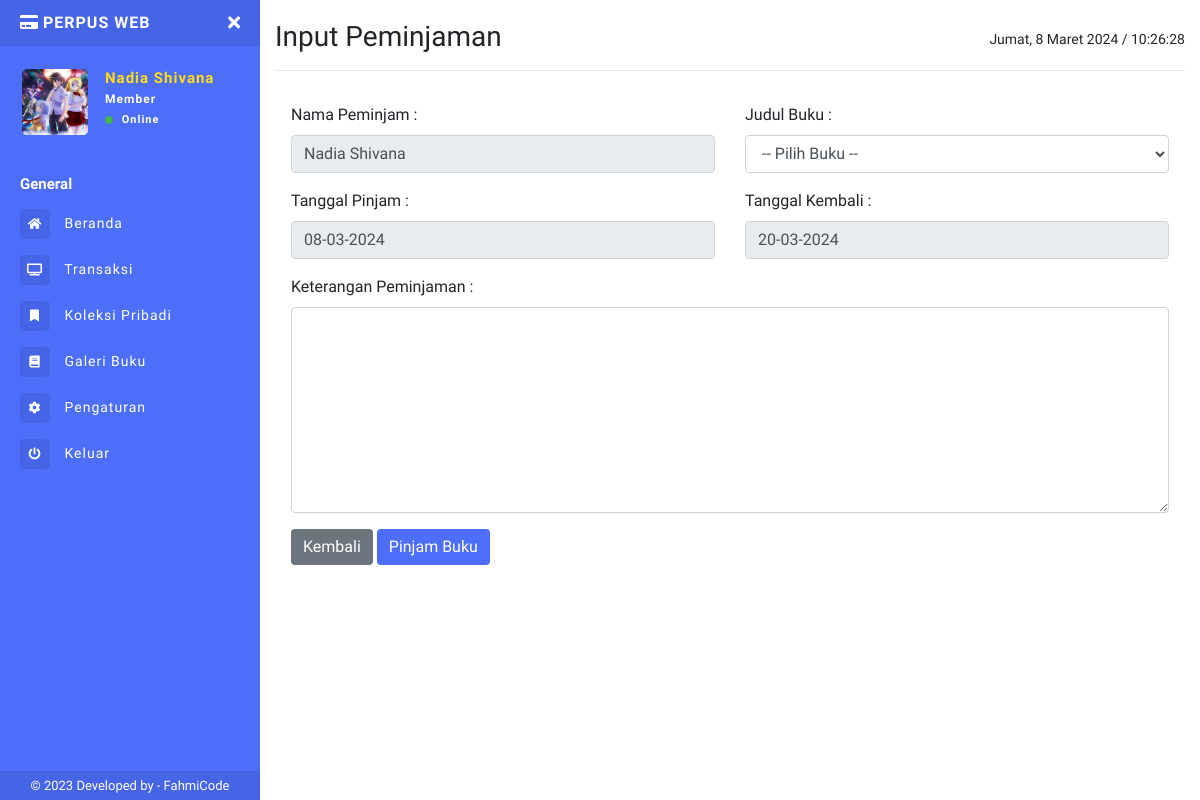
Screenshot of /user/transaksi-peminjaman.php (signed in) with the database file from the repository.
### tables this page shows
CREATE TABLE `tb_anggota` (
  `id_anggota` char(11) NOT NULL,
  `nisn` varchar(16) NOT NULL,
  `nama` varchar(50) NOT NULL,
  `kelas` varchar(25) NOT NULL,
  `username` varchar(45) NOT NULL,
  `password` varchar(45) NOT NULL,
  `foto` varchar(50) NOT NULL,
  `created_at` timestamp NULL DEFAULT current_timestamp(),
  `updated_at` varchar(40) DEFAULT NULL,
  `status` tinyint(4) NOT NULL
);

### user/transaksi-peminjaman.php (the view, shortened to what this page needs)
<?php
include "sidebar.php";
$pinjam            = date("d-m-Y");
$maxpinjam        = mktime(0, 0, 0, date("n"), date("j") + 12, date("Y"));
$kembali        = date("d-m-Y", $maxpinjam);
?>
<h1 class="h3 mb-0">
  Input Peminjaman
  <div class="float-right">
    <p id="date_time" style="font-size: 14px; margin-top:11px"></p>
  </div>
</h1>
<hr>
<div class="modal-content border-0">
  <form method="POST" enctype="multipart/form-data" action="">
    <div class="modal-body">
      <div class="row">
        <div class="form-group col-6">
          <label class="samll">Nama Peminjam :</label>
          <input type="text" name="nama" value="<?= $d['nama']; ?>" class="form-control" readonly>
        </div>
        <?php if (!isset($_GET['kd_buku'])) { ?>
          <div class="form-group col-6">
            <label class="samll">Judul Buku :</label>
            <select name="buku" class="form-control" required>
              <option value="">-- Pilih Buku --</option>
            </select>
          </div>
        <?php } ?>
        <div class="form-group col-6">
          <label class="samll">Tanggal Pinjam :</label>
          <input type="text" name="tgl_pinjam" value="<?= $pinjam; ?>" class="form-control" readonly>
        </div>
        <div class="form-group col-6">
          <label class="samll">Tanggal Kembali :</label>
          <input type="text" name="tgl_kembali" value="<?= $kembali; ?>" class="form-control" readonly>
        </div>
      </div>
      <div class="form-group">
        <label class="samll">Keterangan Peminjaman :</label>
        <textarea name="ket" id="" class="form-control" cols="20" rows="8">
       </textarea>
      </div>
      <div class="text-left mt-2">
        <button type="button" class="btn btn-secondary text-left" onclick="history.back(-1)">Kembali</button>
        <button type="submit" name="pinjam" class="btn btn-primary">Pinjam Buku</button>
      </div>
    </div>
  </form>
</div>
<?php include "footer.php" ?>

### user/sidebar.php (shortened to what this page needs)
<?php
include '../connection/koneksi.php';
$query = "SELECT * FROM tb_anggota WHERE id_anggota = '" .  $_COOKIE['id'] . "'";
$run = mysqli_query($conn, $query);
$d = mysqli_fetch_array($run);
?>
<!DOCTYPE html>
<html>
<head>
  <link rel="stylesheet" href="https://maxcdn.bootstrapcdn.com/bootstrap/4.0.0/css/bootstrap.min.css">
  <link href="../assets/css/style.css" rel="stylesheet">
  <link href="https://use.fontawesome.com/releases/v5.0.6/css/all.css" rel="stylesheet">
  <link href="../assets/vendor/datatables/dataTables.bootstrap4.min.css" rel="stylesheet">
  <link href="../assets/vendor/datatables/responsive.bootstrap4.min.css" rel="stylesheet">
</head>
<body>
  <div class="page-wrapper chiller-theme toggled">
    <nav id="sidebar" class="sidebar-wrapper">
      <div class="sidebar-content">
        <div class="sidebar-brand">
          <a href="./"><i class="fa fa-credit-card mr-1 text-uppercase"></i>Perpus web</a>
          <div id="close-sidebar">
            <i class="fas fa-times"></i>
          </div>
        </div>
        <div class="sidebar-header">
          <div class="user-pic" style="height:70px;width:70px;">
            <img class="img-responsive img-rounded" src="../uploads/profil/<?= $d['foto']; ?>" alt="User picture">
          </div>
          <div class="user-info">
            <span class="user-name"><?= $d['nama']; ?></span>
            <span class="user-role"><?= "Member" ?></span>
            <span class="user-status">
              <i class="fa fa-circle"></i>
              <span>Online</span>
            </span>
          </div>
        </div>
        <div class="sidebar-menu">
          <ul>
            <li class="header-menu">
              <span>General</span>
            </li>
            <li>
              <a href="index.php">
                <i class="fas fa-home"></i>
                <span>Beranda</span>
              </a>
            </li>
            <li>
              <a href="transaksi-peminjaman.php">
                <i class="fa fa-tv"></i>
                <span>Transaksi</span>
              </a>
            </li>
            <li>
              <a href="data-koleksi.php">
                <i class="fa fa-fw fa-bookmark"></i>
                <span>Koleksi Pribadi</span>
              </a>
            </li>
            <li>
            <li>
              <a href="galeri-buku.php">
                <i class="fa fa-book"></i>
                <span>Galeri Buku</span>
              </a>
            </li>
            <li>
              <a href="pengaturan.php">
                <i class="fa fa-cog"></i>
                <span>Pengaturan</span>
              </a>
            </li>
            <li>
              <a href="#Exit" data-toggle="modal">
                <i class="fa fa-power-off"></i>
                <span>Keluar</span>
              </a>
            </li>
          </ul>
        </div>
      </div>
      <div class="sidebar-footer">
        © 2023 Developed by - <a target="_blank" rel="noopener noreferrer" href="https://fahmi965.000webhostapp.com/Portofolio.html">
          FahmiCode</a>
      </div>
    </nav>
    <main class="page-content">
      <div class="container-fluid">

### rows the page displays
tb_anggota: foto (picture), nama "Nadia Shivana"
